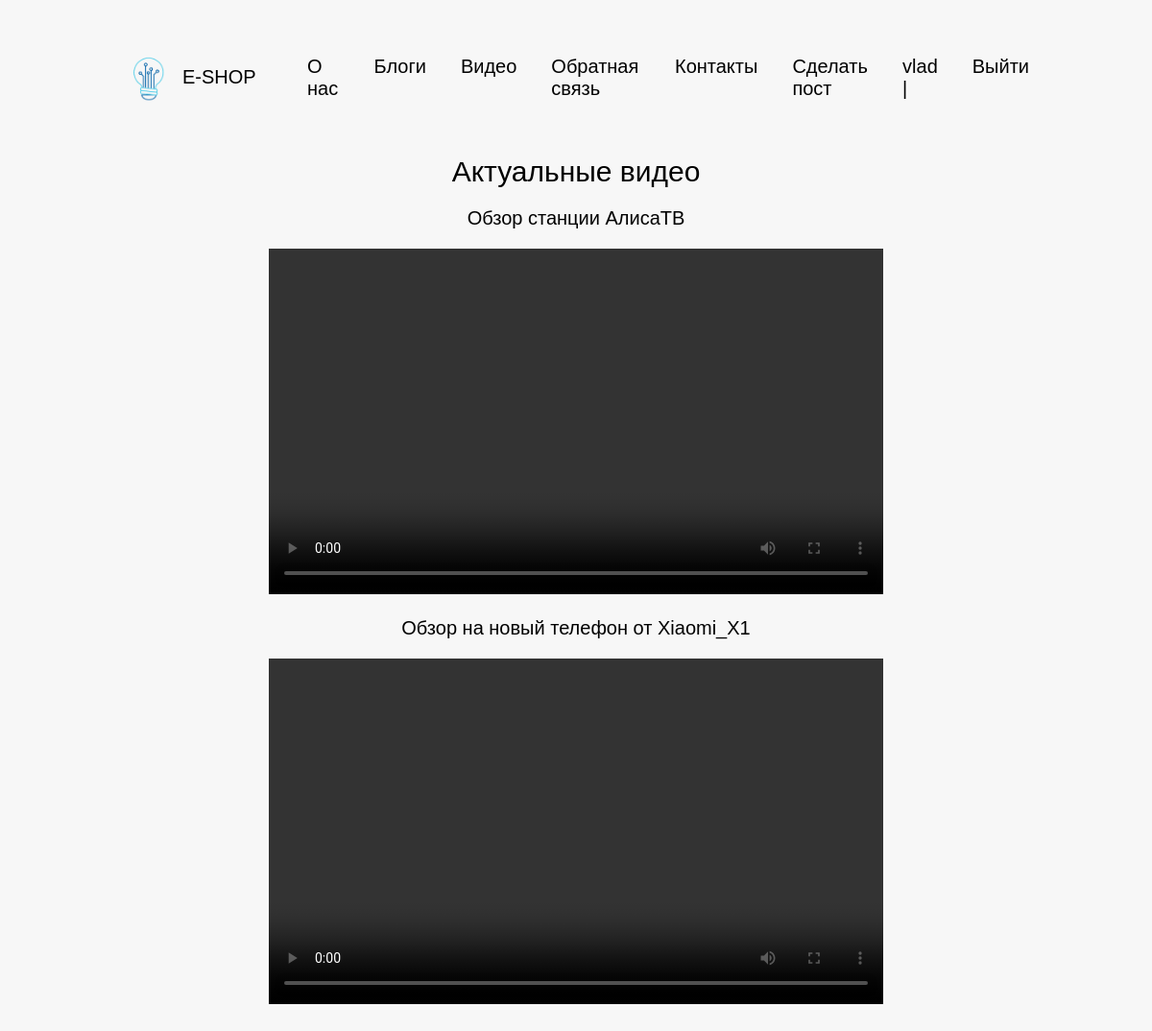
Page /videos (signed in) on the committed database.
### eblog/models.py (models this page shows, shortened)
class Videos(models.Model):
    video_file = models.FileField(upload_to='videos/')
    name = models.TextField(verbose_name = "Название видео")

### eblog/views.py (the view)
# urls.py: path('videos',views.videos,name="videos"),
def videos(request):
    videos = Videos.objects.all()
    context = {
    'videos': videos,
    }
    return render(request,"videos.html",context)

### templates/videos.html (shortened to what this page needs)
{% extends "layout.html" %}
{% load static %}
{% block content %}
    <div class="video_header">
        <p>Актуальные видео</p>
    </div>
    {% for video in videos %}
        <div class="videos_wrapper">
            <div class="videos_name">
                <P>{{video.name}}</P>
            </div>
            <div class="video_player">
                <video width="640" height="360" controls>
                    <source src="{{video.video_file.url}}" type="video/mp4">
                </video>
            </div>
    {% endfor %}
    </div>
{% endblock %}

### templates/includes/nav.html
{% load static %}
<div class="nav">
    <div class="brand_logo">
        <a href="{% url 'blogs' %}">
            <img src="{% static 'images/favicon.png'%}" alt="">
            <p>E-SHOP</p>
        </a>
    </div>
    <div class="nav_menu">
        <div class="nav_links">
            <a href="{% url 'about'%}">О нас</a>
            <a href="{% url 'blogs'%}">Блоги</a>
            <a href="{% url 'videos'%}"> Видео </a>
            <a href="{% url 'feedback'%}"> Обратная связь </a>
            <a href="{% url 'contacts'%}"> Контакты </a>
            {% if user.is_superuser %}
            <a href="{% url 'makepost'%}">Сделать пост</a>
            {% endif %}
            <p>{{request.user.username}} |</p>
            {% if user.is_authenticated %}
            <a href="{% url 'logout'%}"> Выйти </a>
            {% else %}
            <a href="{% url 'login'%}"> Войти </a>
            {% endif %}
        </div>
    </div>
</div>

### static/style.css (style rules this page uses)
* { box-sizing: border-box; margin: 0; font-family: 'Poppins',sans-serif; }
body { background-color: #f7f7f7; }
a { text-decoration: none; color: black; font-size: 20px; }
p { font-size: 20px; }
.nav { display: flex; width: 100%; padding: 50px 0 50px; align-items: center; }
.nav_menu { display: flex; justify-content: flex-end; width: 100%; margin-right: 10%; }
.nav_links * { border-radius: 10px; padding: 8px; }
.brand_logo { width: 300px; margin-left: 10%; }
.nav_links { display: flex; gap: 20px; font-size: 20px; }
.brand_logo img { width: 70px; }
.brand_logo a { display: flex; align-items: center; }
.video_header { display: flex; justify-content: center; }
.video_header p { font-size: 30px; }
.videos_name { padding-bottom: 20px; }
.videos_wrapper { display: flex; flex-direction: column; align-items: center; padding: 20px; }

### rows in the picture
Videos: name "Обзор станции АлисаТВ"
Videos: name "Обзор на новый телефон от Xiaomi_X1"

### other values in the picture
{{ request.user.username }} "vlad"
